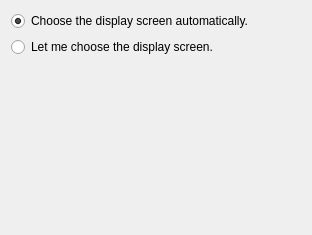
<ui version="4.0" >
 <class>prefsDisplay_base</class>
 <widget class="QWidget" name="prefsDisplay_base" >
  <property name="geometry" >
   <rect>
    <x>0</x>
    <y>0</y>
    <width>312</width>
    <height>235</height>
   </rect>
  </property>
  <layout class="QGridLayout" >
   <item row="2" column="0" >
    <layout class="QVBoxLayout" name="layoutScreens" />
   </item>
   <item row="3" column="0" >
    <widget class="QLabel" name="labelStatus" >
     <property name="text" >
      <string/>
     </property>
    </widget>
   </item>
   <item row="0" column="0" >
    <widget class="QRadioButton" name="radioAuto" >
     <property name="text" >
      <string>Choose the display screen automatically.</string>
     </property>
     <property name="checked" >
      <bool>true</bool>
     </property>
    </widget>
   </item>
   <item row="1" column="0" >
    <widget class="QRadioButton" name="radioChoose" >
     <property name="text" >
      <string>Let me choose the display screen.</string>
     </property>
    </widget>
   </item>
  </layout>
 </widget>
 <layoutdefault spacing="6" margin="11" />
 <pixmapfunction>qPixmapFromMimeSource</pixmapfunction>
 <includes>
  <include location="local" >kcolorbutton.h</include>
 </includes>
 <resources/>
 <connections/>
</ui>
